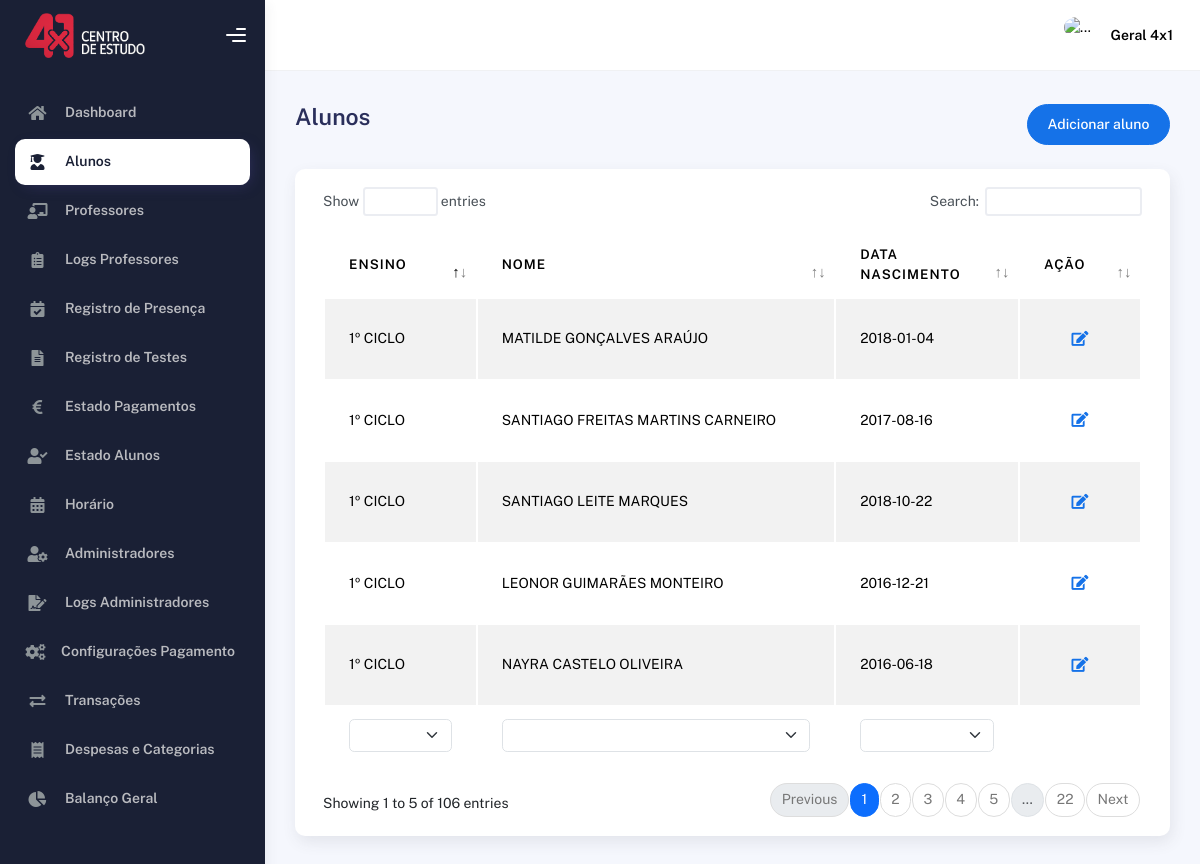
Page /aluno.php (signed in) on the committed database.
### tables this page shows
CREATE TABLE IF NOT EXISTS `alunos` (
  `id` int NOT NULL AUTO_INCREMENT,
  `balancoGrupo` decimal(10,2) NOT NULL,
  `balancoIndividual` decimal(10,2) NOT NULL,
  `nome` text NOT NULL,
  `morada` text NOT NULL,
  `localidade` text NOT NULL,
  `codigoPostal` varchar(8) NOT NULL,
  `nif` varchar(15) NOT NULL,
  `dataNascimento` date NOT NULL,
  `email` text NOT NULL,
  `contacto` varchar(20) NOT NULL,
  `escola` text NOT NULL,
  `ano` int NOT NULL,
  `curso` text NOT NULL,
  `turma` varchar(10) NOT NULL,
  `horasGrupo` int NOT NULL,
  `horasIndividual` int NOT NULL,
  `transporte` tinyint NOT NULL DEFAULT '0',
  `nomeMae` text,
  `tlmMae` varchar(20) NOT NULL,
  `nomePai` text,
  `tlmPai` varchar(20) NOT NULL,
  `modalidade` text NOT NULL,
  `notHorario` tinyint NOT NULL DEFAULT '0',
  `ativo` tinyint NOT NULL DEFAULT '1',
  `dataInscricao` date DEFAULT NULL,
  PRIMARY KEY (`id`)
);

### aluno.php (the view, shortened to what this page needs)
<?php
  include('./head.php');
  $estouEm = 2;
?>
</head>
  <body>
    <div class="wrapper">
      <?php
        include('./sideBar.php');
      ?>
        <div class="container">
          <div class="page-inner">
            <div
              class="d-flex align-items-left align-items-md-center flex-column flex-md-row pt-2 pb-4"
            >
              <div>
                <h3 class="fw-bold mb-3">Alunos</h3>
              </div>
              <div class="ms-md-auto py-2 py-md-0">
                <a href="alunoCriar.php" class="btn btn-primary btn-round">Adicionar aluno</a>
              </div>
            </div>
            <div class="col-md-12">
                <div class="card">
                  <div class="card-body">
                    <div class="table-responsive">
                      <table
                        id="multi-filter-select"
                        class="display table table-striped table-hover"
                      >
                        <thead>
                          <tr>
                            <th>Ensino</th>
                            <th>Nome</th>
                            <th>Data Nascimento</th>
                            <th style="width: 10%">Ação</th>
                          </tr>
                        </thead>
                        <tfoot>
                          <tr>
                            <th>Ensino</th>
                            <th>Nome</th>
                            <th>Data Nascimento</th>
                          </tr>
                        </tfoot>
                        <tbody>
                          <?php
                            $sql = "SELECT id, nome, ano, dataNascimento, horasGrupo, horasIndividual, IF(ano>=1 AND ano<=4, \"1º CICLO\", IF(ano>4 AND ano<7, \"2º CICLO\", IF(ano>6 AND ano<=9, \"3º CICLO\", IF(ano>9 AND ano<=12, \"SECUNDÁRIO\", IF(ano=0, \"UNIVERSIDADE\", \"ERRO\"))))) as ensino FROM alunos WHERE ativo = 1 ORDER BY (ano = 0), ano ASC;";
                            $result = $con->query($sql);
                            if ($result->num_rows > 0) {
                              while ($row = $result->fetch_assoc()) {
                                echo "<tr>
                                        <td>{$row['ensino']}</td>
                                        <td>{$row['nome']}</td>
                                        <td>{$row['dataNascimento']}</td>
                                        <td>
                                          <div class=\"form-button-action\">
                                            <button
                                              type=\"button\"
                                              data-bs-toggle=\"tooltip\"
                                              onclick=\"window.location.href='alunoEdit.php?idAluno=" . $row['id'] . "'\"
                                              class=\"btn btn-link btn-primary btn-lg\"
                                              data-original-title=\"Editar Aluno\"
                                            >
                                              <i class=\"fa fa-edit\"></i>
                                            </button>
                                          </div>
                                        </td>
                                    </tr>";
                              }
                            }
                          ?>
                        </tbody>
                      </table>
                    </div>
                  </div>
                </div>
              </div>
          </div>
        </div>
      </div>
    </div>
  </body>
</html>

### head.php (shortened to what this page needs)
<!DOCTYPE html>
<html lang="en">
<head>
    <link rel="stylesheet" href="https://cdnjs.cloudflare.com/ajax/libs/intl-tel-input/17.0.8/css/intlTelInput.css"/>
    <link href="https://cdnjs.cloudflare.com/ajax/libs/font-awesome/6.0.0/css/all.min.css" rel="stylesheet">
    <link rel="stylesheet" href="assets/css/bootstrap.min.css" />
    <link rel="stylesheet" href="assets/css/plugins.min.css" />
    <link rel="stylesheet" href="assets/css/kaiadmin.min.css" />
</head>

### sideBar.php (shortened to what this page needs)
<div class="sidebar sidebar-style-2" data-background-color="dark">
    <div class="sidebar-logo">
        <div class="logo-header" data-background-color="dark">
            <a href="dashboard.php" class="logo">
                <img src="./images/LogoBranco4x1.png" alt="navbar brand" class="navbar-brand" height="45">
            </a>
            <div class="nav-toggle">
                <button class="btn btn-toggle toggle-sidebar">
                    <i class="gg-menu-right"></i>
                </button>
            </div>
        </div>
    </div>
    <div class="sidebar-wrapper scrollbar scrollbar-inner">
        <div class="sidebar-content">
            <ul class="nav nav-secondary">
                <li class="nav-item <?php echo ($estouEm == 1) ? 'active' : ''; ?>">
                    <a href="dashboard.php">
                        <i class="fas fa-home"></i>
                        <p>Dashboard</p>
                    </a>
                </li>
                <li class="nav-item <?php echo ($estouEm == 2) ? 'active' : ''; ?>">
                    <a href="aluno.php">
                        <i class="fas fa-user-graduate"></i>
                        <p>Alunos</p>
                    </a>
                </li>
                <?php if ($_SESSION["tipo"] == "administrador") { ?>
                    <li class="nav-item <?php echo ($estouEm == 3) ? 'active' : ''; ?>">
                        <a href="professor.php">
                            <i class="fas fa-chalkboard-teacher"></i>
                            <p>Professores</p>
                        </a>
                    </li>
                    <li class="nav-item <?php echo ($estouEm == 4) ? 'active' : ''; ?>">
                        <a href="professorLogs.php">
                            <i class="fas fa-clipboard-list"></i>
                            <p>Logs Professores</p>
                        </a>
                    </li>
                <?php } ?>
                <li class="nav-item <?php echo ($estouEm == 5) ? 'active' : ''; ?>">
                    <a href="presenca.php">
                        <i class="fas fa-calendar-check"></i>
                        <p>Registro de Presença</p>
                    </a>
                </li>
                <li class="nav-item <?php echo ($estouEm == 6) ? 'active' : ''; ?>">
                    <a href="testes.php">
                        <i class="fas fa-file-alt"></i>
                        <p>Registro de Testes</p>
                    </a>
                </li>
                <li class="nav-item <?php echo ($estouEm == 7) ? 'active' : ''; ?>">
                    <a href="pagamentoEstado.php">
                        <i class="fas fa-euro-sign"></i>
                        <p>Estado Pagamentos</p>
                    </a>
                </li>
                <li class="nav-item <?php echo ($estouEm == 8) ? 'active' : ''; ?>">
                    <a href="estadoAlunos.php">
                        <i class="fas fa-user-check"></i>
                        <p>Estado Alunos</p>
                    </a>
                </li>
                <li class="nav-item <?php echo ($estouEm == 9) ? 'active' : ''; ?>">
                    <a href="horario.php">
                        <i class="fas fa-calendar-alt"></i>
                        <p>Horário</p>
                    </a>
                </li>
                <?php if ($_SESSION["tipo"] == "administrador") { ?>
                    <li class="nav-item <?php echo ($estouEm == 10) ? 'active' : ''; ?>">
                        <a href="admin.php">
                            <i class="fas fa-user-cog"></i>
                            <p>Administradores</p>
                        </a>
                    </li>
                    <li class="nav-item <?php echo ($estouEm == 11) ? 'active' : ''; ?>">
                        <a href="adminLogs.php">
                            <i class="fas fa-file-signature"></i>
                            <p>Logs Administradores</p>
                        </a>
                    </li>
                    <li class="nav-item <?php echo ($estouEm == 12) ? 'active' : ''; ?>">
                        <a href="pagamentoConfig.php">
                            <i class="fas fa-cogs"></i>
                            <p>Configurações Pagamento</p>
                        </a>
                    </li>
                    <li class="nav-item <?php echo ($estouEm == 13) ? 'active' : ''; ?>">
                        <a href="transacoes.php">
                            <i class="fas fa-exchange-alt"></i>
                            <p>Transações</p>
                        </a>
                    </li>
                    <li class="nav-item <?php echo ($estouEm == 14) ? 'active' : ''; ?>">
                        <a href="despesas.php">
                            <i class="fas fa-receipt"></i>
                            <p>Despesas e Categorias</p>
                        </a>
                    </li>
                    <li class="nav-item <?php echo ($estouEm == 15) ? 'active' : ''; ?>">
                        <a href="balancoGeral.php">
                            <i class="fas fa-chart-pie"></i>
                            <p>Balanço Geral</p>
                        </a>
                    </li>
                <?php } ?>
            </ul>
        </div>
    </div>
</div>
<div class="main-panel">
    <div class="main-header">
        <nav
        class="navbar navbar-header navbar-header-transparent navbar-expand-lg border-bottom">
            <div class="container-fluid">
                <ul class="navbar-nav topbar-nav ms-md-auto align-items-center">
                    <li class="nav-item topbar-user dropdown hidden-caret">
                        <a
                            class="dropdown-toggle profile-pic"
                            data-bs-toggle="dropdown"
                            href="#"
                            aria-expanded="false"
                        >
                            <div class="avatar-sm">
                                <img
                                src="<?php echo $_SESSION['img']; ?>"
                                alt="..."
                                class="avatar-img rounded-circle"
                                />
                            </div>
                            <span class="profile-username">
                                <span class="fw-bold"><?php echo $_SESSION['nome']; ?></span>
                            </span>
                        </a>
                    </li>
                </ul>
            </div>
        </nav>
    </div>

### rows in the picture
alunos: ensino "1º CICLO", nome "MATILDE GONÇALVES ARAÚJO", dataNascimento "2018-01-04"
alunos: ensino "1º CICLO", nome "SANTIAGO FREITAS MARTINS CARNEIRO", dataNascimento "2017-08-16"
alunos: ensino "1º CICLO", nome "SANTIAGO LEITE MARQUES", dataNascimento "2018-10-22"
alunos: ensino "1º CICLO", nome "LEONOR GUIMARÃES MONTEIRO", dataNascimento "2016-12-21"
alunos: ensino "1º CICLO", nome "NAYRA CASTELO OLIVEIRA", dataNascimento "2016-06-18"

### other values in the picture
$_SESSION['nome'] "Geral 4x1"
